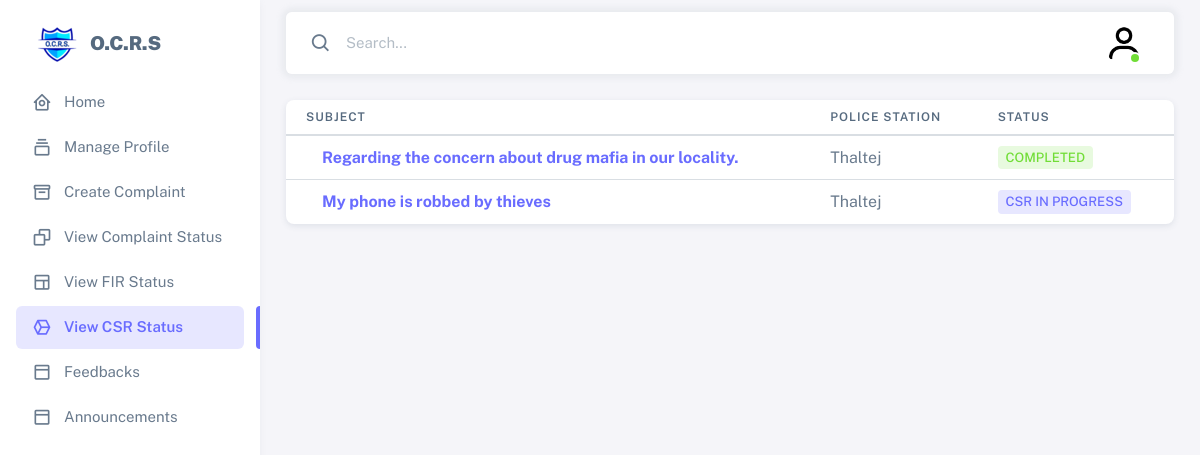
The page /user_view_csrs/ (signed in) on the database its author committed.
### accounts/models.py (models this page shows, shortened)
class CustomUser(AbstractBaseUser,  PermissionsMixin):
    groups = models.ManyToManyField(
        Group,
        verbose_name=_('groups'),
        blank=True,
        help_text=_(
            'The groups this user belongs to. A user will get all permissions '
            'granted to each of their groups.'
        ),
        related_name="customuser_groups",
        related_query_name="user",
    )
    user_permissions = models.ManyToManyField(
        Permission,
        blank=True,
        related_name='customuser_permissions' # specify a unique related name
    )
    user_id = models.AutoField(primary_key=True)
    username = models.CharField(max_length=150,unique=True)
    email = models.EmailField(max_length=254,null=False,blank=False,unique=True)
    Phone_Number = models.IntegerField(null=False,blank=False)
    first_name = models.CharField(max_length=150,null=False,blank=False)
    last_name = models.CharField(max_length=150,null=False,blank=False)
    password = models.CharField(max_length=128,null=False,blank=False)
    gender = models.CharField(max_length=7,null=False,blank=False)
    state = models.ForeignKey(state_master,to_field='state_name',null=False,blank=False,on_delete=models.PROTECT,related_name="state+")
    district = models.ForeignKey(district_master,to_field='district_name',null=False,blank=False,on_delete=models.PROTECT,related_name="complaint_in_district+")
    aadhaarno = models.IntegerField(null=False, blank=False)
    address = models.CharField(max_length=500,null=False,blank=False)
    pincode = models.IntegerField(null=False,blank=False)
    is_active = models.BooleanField(default=True)
    is_staff = models.BooleanField(default=False)
    is_superuser = models.BooleanField(default=False)
    is_user = models.BooleanField(default=True)
    state_id_no = models.IntegerField(null=True,blank=True)
    district_id_no = models.IntegerField(null=True,blank=True)
    created_at = models.DateTimeField(default=timezone.now, null=True, blank=True)
    updated_at = models.DateTimeField(auto_now=True,null=True,blank=True,)
    profile_image = models.ImageField(null=True, blank=True, upload_to="Profile images/",default="Profile images/default.png")
    USERNAME_FIELD = 'email'
    REQUIRED_FIELDS = ['username','Phone_Number','first_name','last_name','password','gender','aadhaarno','state','district','address','pincode']
    objects = CustomUserManager()

### complaints/models.py (models this page shows, shortened)
class csr_master(models.Model):
    status_choices = (
        ('CSR is Filed', 'CSR is Filed'),
        ('Completed', 'Completed'),
    )
    csr_id = models.AutoField(primary_key=True,unique=True)
    csr_no = models.CharField(max_length=150,null=False,blank=False,unique=True)
    complainant_name = models.CharField(max_length=150,null=False,blank=False)
    complainant_gender = models.CharField(max_length=6,)
    complainant_contact_no = models.IntegerField(null=False, blank=False)
    complainant_email = models.EmailField(gettext_lazy('Email Address'),null=False, blank=False)
    complainant_dob = models.DateField()
    complainant_address = models.TextField(null=False,blank=False)
    complainant_state_name = models.ForeignKey(state_master,to_field='state_name', null=False, blank=False,on_delete=models.PROTECT,related_name="complainant's_state+")
    complainant_state_id = models.IntegerField(null=True, blank=True)
    complainant_district_name = models.ForeignKey(district_master,to_field='district_name', null=False, blank=False,on_delete=models.PROTECT,related_name="complainant's_district+")
    complainant_district_id = models.IntegerField(null=True, blank=True)
    complainant_pin_code = models.IntegerField(null=False,blank=False)
    state_name = models.ForeignKey(state_master,to_field='state_name',null=False,blank=False,on_delete=models.PROTECT,related_name="complaint_in_state+")
    state_id = models.IntegerField(null=True, blank=True)
    district_name = models.ForeignKey(district_master,to_field='district_name',null=False,blank=False,on_delete=models.PROTECT,related_name="complaint_in_district+")
    district_id = models.IntegerField(null=True, blank=True)
    station_name = models.ForeignKey(police_station_master,to_field='station_name',null=False,blank=False,on_delete=models.PROTECT,related_name="complainant_in_police_station+")
    station_id  = models.IntegerField(null=True, blank=True)
    status = models.CharField(max_length=20,choices=status_choices,default="CSR in progress")
    crime_category = models.ForeignKey(crime_category_master,to_field='crime_category_name',null=False, blank=False,on_delete=models.PROTECT)
    other_crime_category = models.CharField(max_length=150,null=True, blank=True)
    subject = models.CharField(max_length=500,null=False,blank=False)
    ncr_detailed_description = models.TextField(max_length=10000,null=False,blank=False)
    delay_reason = models.TextField(max_length=1000,null=True,blank=True)
    datetime_of_occurence = models.DateTimeField(null=False,blank=False)
    place_of_occurence = models.CharField(max_length=150, null=True, blank=True)
    evidence_image = models.ImageField(null=True, blank=True, upload_to="complaint images/")
    info_by_station_incharge = models.TextField(null=True, blank=True,default="")
    created_at = models.DateTimeField(auto_now=True, null=True, blank=True)
    updated_at = models.DateTimeField(default=timezone.now,null=True,blank=True)
    reporting_date_time = models.DateTimeField(null=True, blank=True)
    feedback = models.TextField(max_length=1000,null=True, blank=True)
    class Meta:
        verbose_name_plural = "CSRs"

class police_station_master(models.Model):
    status_id_choices = (
        ('active', 'active'),
        ('inactive', 'inactive'),
    )
    station_id = models.AutoField(primary_key=True,unique=True)
    station_name = models.CharField(max_length=150,null=False,blank=False,unique=True)
    station_mail = models.EmailField(gettext_lazy('Email Address'),null=False, blank=False)
    address = models.TextField(max_length=150, null=False,blank=False)
    state_name = models.ForeignKey(state_master,to_field='state_name',null=False,blank=False,on_delete=models.PROTECT)
    state_id = models.IntegerField(null=True, blank=True)
    district_name = models.ForeignKey(district_master,to_field='district_name',null=False,blank=False,on_delete=models.PROTECT)
    district_id = models.IntegerField(null=True, blank=True)
    pin_code = models.IntegerField(null=False,blank=False)
    status_id = models.CharField(max_length=9,null=False,blank=False,choices=status_id_choices)
    created_at = models.DateTimeField(auto_now_add=True)
    updated_at = models.DateTimeField(auto_now=False,null=True,blank=True,)
    def __str__(self):
        return self.station_name
    class Meta:
        verbose_name_plural = "Police Stations"

### ocrs/views.py (the view)
# urls.py: path('user_view_csrs/', views.user_view_csrs, name='user_view_csrs'),
def user_view_csrs(request):
    csrs = csr_master.objects.filter(complainant_email=request.user.email).order_by('-csr_id')
    context = {
        'csrs' : csrs
    }
    return render(request,'user_view_csrs.html',context)

### accounts/auth.py (called while the page is built)
    def get_user(self, user_id):
        UserModel = get_user_model()
        try:
            return UserModel.objects.get(pk=user_id)
        except UserModel.DoesNotExist:
            return None

### templates/user_view_csrs.html (shortened to what this page needs)
{% extends 'user_sidebar.html' %}
{% block user_view_csrs %}
<div class="card">
    <div class="table-responsive text-nowrap">
        <table class="table table-hover">
            <thead>
                <tr>
                    <th>Subject</th>
                    <th>Police Station</th>
                    <th>Status</th>
                </tr>
            </thead>
            <tbody class="table-border-bottom-0">
                {% for csr in csrs %}
                <tr>
                    <td><a href="{% url 'user_view_csr' csr.csr_id %}"> <strong>{{ csr.subject }}</strong></a></td>
                    <td>{{ csr.station_name }}</td>
                    {% if csr.status == "CSR is Filed" %}
                        <td><span class="badge bg-label-primary me-1">CSR in Progress</span></td>
                    {% else %}
                        <td><span class="badge bg-label-success me-1">Completed</span></td>
                    {% endif %}
                </tr>
                {% endfor %}
            </tbody>
        </table>
    </div>
</div>
{%  endblock %}

### templates/common_css_js_links.html (shortened to what this page needs)
<html lang="en" class="light-style layout-menu-fixed" dir="ltr" data-theme="theme-default"
    data-assets-path="/static/common/" data-template="vertical-menu-template-free">
<head>
    <link rel="stylesheet" href="/static/common/vendor/fonts/boxicons.css" />
    <link rel="stylesheet" href="/static/common/vendor/css/core.css" class="template-customizer-core-css" />
    <link rel="stylesheet" href="/static/common/vendor/css/theme-default.css" class="template-customizer-theme-css" />
    <link rel="stylesheet" href="/static/common/css/demo.css" />
    <link rel="stylesheet" href="/static/common/vendor/libs/perfect-scrollbar/perfect-scrollbar.css" />
    <link rel="stylesheet" href="/static/common/vendor/libs/apex-charts/apex-charts.css" />
</head>
<body>
    <div class="layout-wrapper layout-content-navbar">
        <div class="layout-container">
            {% block user_sidebar %}
            {% endblock %}
            <div class="layout-page">
                <nav class="layout-navbar container-xxl navbar navbar-expand-xl navbar-detached align-items-center bg-navbar-theme"
                    id="layout-navbar">
                    <div class="navbar-nav-right d-flex align-items-center" id="navbar-collapse">
                        <div class="navbar-nav align-items-center">
                            <div class="nav-item d-flex align-items-center">
                                <i class="bx bx-search fs-4 lh-0"></i>
                                <input type="text" class="form-control border-0 shadow-none" placeholder="Search..."
                                    aria-label="Search..." />
                            </div>
                        </div>
                        <ul class="navbar-nav flex-row align-items-center ms-auto">
                            <li class="nav-item navbar-dropdown dropdown-user dropdown">
                                <a class="nav-link dropdown-toggle hide-arrow" href="javascript:void(0);"
                                    data-bs-toggle="dropdown">
                                    <div class="avatar avatar-online">
                                        <img src="{{ MEDIA_URL }}{{ user.profile_image.url }}" alt
                                            class="w-px-40 h-auto rounded-circle" />
                                    </div>
                                </a>
                            </li>
                        </ul>
                    </div>
                </nav>
                <div class="content-wrapper">
                    <div class="container-xxl flex-grow-1 container-p-y">
                        {% block user_view_csrs %}
                        {% endblock %}
                    </div>
                </div>
            </div>
        </div>
    </div>
</body>

### rows shown on the page
CustomUser: profile_image (placeholder picture)
csr_master: subject "Regarding the concern about drug mafia in our locality.", station_name "Thaltej", status "COMPLETED"
csr_master: subject "My phone is robbed by thieves", station_name "Thaltej", status "CSR IN PROGRESS"
